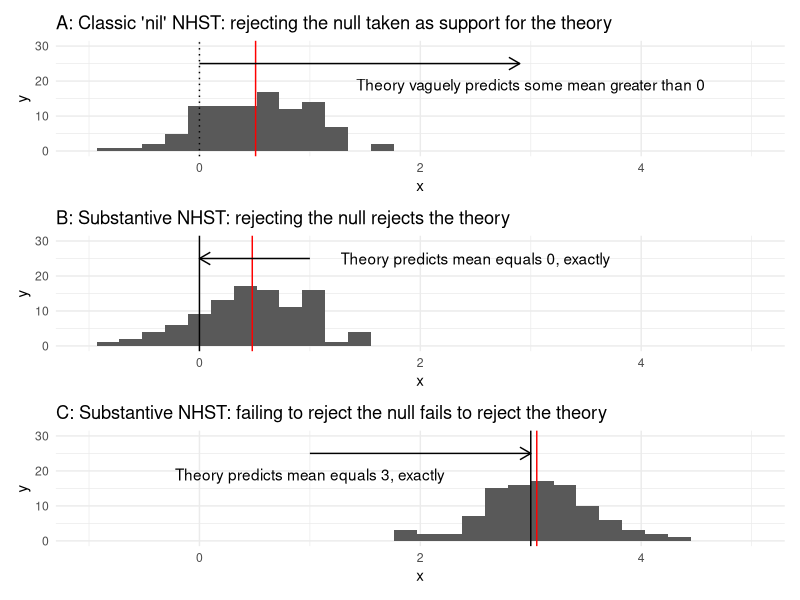

Write the R code that produced this figure.
## ---- chunk 1
#| label: fig-NHST
#| fig-height: 6
#| fig-cap: "Testing nils vs. substantive nulls. Black vertical line: null. Red vertical line: mean of data. **A**: Rejecting the nil that the mean = 0 is taken as support for a theory predicting that the mean has some value > 0. **B**: Rejecting the substantive null that the mean = 0 rejects the theory. **C**: Failing to reject the substantive null that the mean = 3 fails to reject the theory. All data simulated."

library(ggplot2)
library(patchwork)
# library(xkcd)

set.seed(123456)

x <- rnorm(100, 0.5, 0.5)
mean_x <- mean(x)

weak <-
  data.frame(
    x = x
  )

arrow_y <- 25
y_max <- 30
arrw <- arrow(length = unit(.125, 'inches'))


p1 <-
  ggplot(weak, aes(x)) + 
  geom_histogram() + 
  geom_vline(xintercept = 0, linetype = 'dotted') +
  geom_vline(xintercept = mean_x, colour = 'red') +
  scale_x_continuous(limits = c(-1, 5)) +
  scale_y_continuous(limits = c(0, y_max)) +
  annotate('segment', x = 0, y = arrow_y, xend = 2.9, yend = arrow_y, arrow = arrw) +
  annotate('text', x = 3, y = 19, label = 'Theory vaguely predicts some mean greater than 0') +
  labs(title = "A: Classic 'nil' NHST: rejecting the null taken as support for the theory") +
  theme_minimal()
  # xkcdaxis(c(-1, 5), c(0, y_max))

weak$x <- rnorm(100, 0.5, 0.5)
mean_x <- mean(weak$x)

p2 <-
  ggplot(weak, aes(x)) + 
  geom_histogram() + 
  geom_vline(xintercept = 0, linetype = 'solid') +
  geom_vline(xintercept = mean_x, colour = 'red') +
  scale_x_continuous(limits = c(-1, 5)) +
  scale_y_continuous(limits = c(0, y_max)) +
  annotate('segment', x = 1, y = arrow_y, xend = 0, yend = arrow_y, arrow = arrw) +
  annotate('text', x = 2.5, y = 25, label = 'Theory predicts mean equals 0, exactly') +
  labs(title = "B: Substantive NHST: rejecting the null rejects the theory") +
  theme_minimal()

weak$x <- rnorm(100, 3, 0.5)
mean_x <- mean(weak$x)

p3 <-
  ggplot(weak, aes(x)) + 
  geom_histogram() + 
  geom_vline(xintercept = 3, linetype = 'solid') +
  geom_vline(xintercept = mean_x, colour = 'red') +
  scale_x_continuous(limits = c(-1, 5)) +
  scale_y_continuous(limits = c(0, y_max)) +
  annotate('segment', x = 1, y = arrow_y, xend = 3, yend = arrow_y, arrow = arrw) +
  annotate('text', x = 1, y = 19, label = 'Theory predicts mean equals 3, exactly') +
  labs(title = "C: Substantive NHST: failing to reject the null fails to reject the theory") +
  theme_minimal()

p1 + p2 + p3 + plot_layout(ncol = 1)
